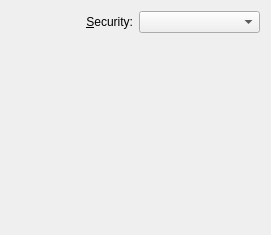
<?xml version="1.0" encoding="UTF-8"?>
<ui version="4.0">
 <class>Wireless80211Security</class>
 <widget class="QWidget" name="Wireless80211Security">
  <property name="geometry">
   <rect>
    <x>0</x>
    <y>0</y>
    <width>271</width>
    <height>235</height>
   </rect>
  </property>
  <property name="windowTitle">
   <string>Wireless Security</string>
  </property>
  <layout class="QVBoxLayout" name="verticalLayout">
   <item>
    <layout class="QHBoxLayout" name="horizontalLayout">
     <item>
      <widget class="QLabel" name="label">
       <property name="text">
        <string>&amp;Security:</string>
       </property>
       <property name="alignment">
        <set>Qt::AlignRight|Qt::AlignTrailing|Qt::AlignVCenter</set>
       </property>
       <property name="buddy">
        <cstring>cmbType</cstring>
       </property>
      </widget>
     </item>
     <item>
      <widget class="KComboBox" name="cmbType"/>
     </item>
    </layout>
   </item>
   <item>
    <widget class="QStackedWidget" name="stackedWidget">
     <widget class="QWidget" name="widget">
      <layout class="QVBoxLayout" name="verticalLayout_2"/>
     </widget>
    </widget>
   </item>
  </layout>
 </widget>
 <customwidgets>
  <customwidget>
   <class>KComboBox</class>
   <extends>QComboBox</extends>
   <header>kcombobox.h</header>
  </customwidget>
 </customwidgets>
 <resources/>
 <connections/>
</ui>
